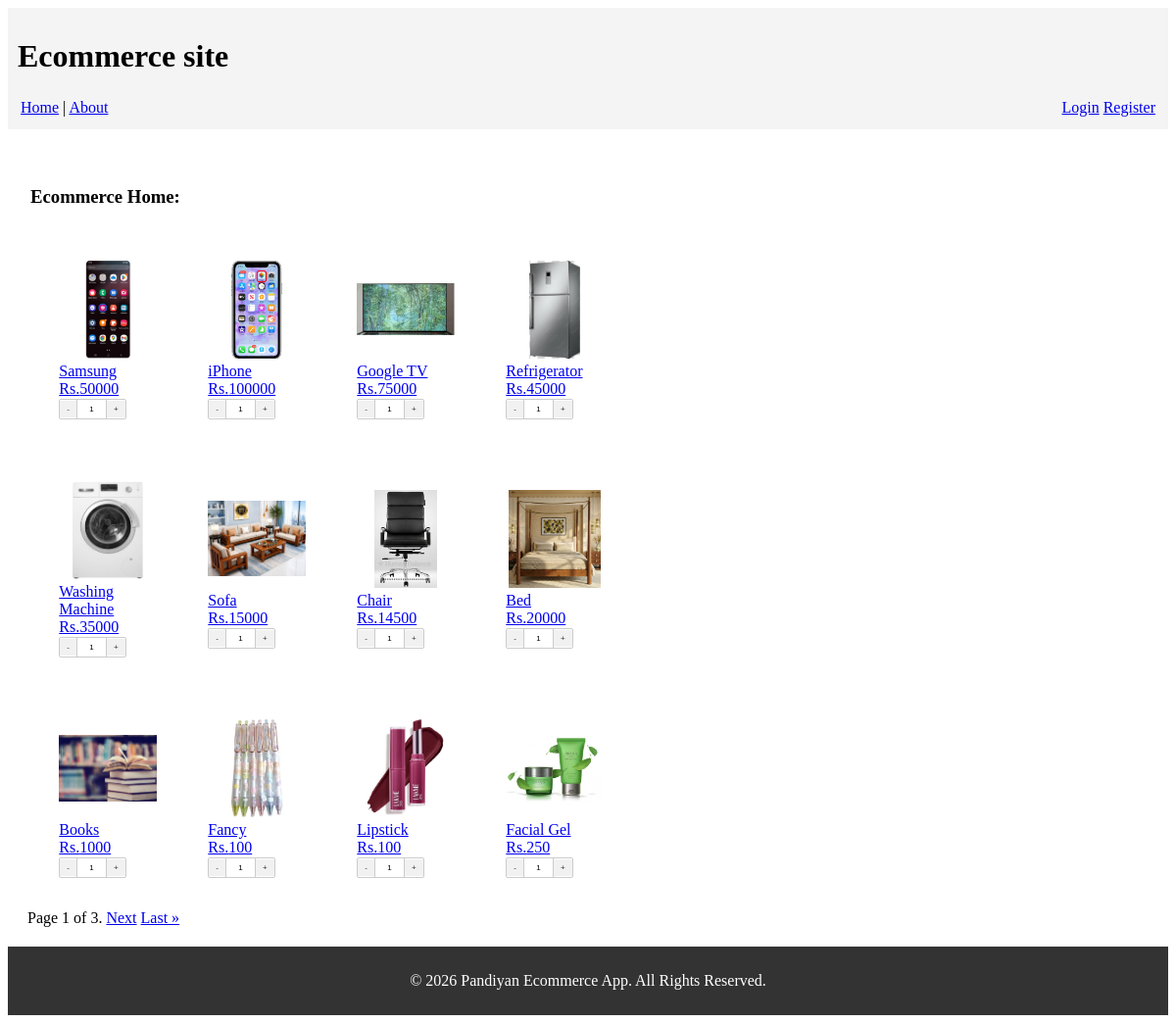
Screenshot of /Ecommerceapp/home with the database file from the repository.
### Ecommerceapp/models.py (models this page shows, shortened)
class Productdetails(models.Model):
        productid = models.ForeignKey(Producttype, on_delete=models.CASCADE)
        itemname = models.CharField(max_length=300)
        itemimage = models.ImageField(upload_to=upload_to_app_static, blank=True, null=True)
        rate = models.IntegerField()
        summary = models.CharField(max_length=500)
        description = models.CharField(max_length=5000)
        dateofadd = models.DateTimeField(default=now)
        dateofupdate = models.DateTimeField(default=now)

### Ecommerceapp/views.py (the view)
# urls.py: 2. Add a URL to urlpatterns:  path('', views.home, name='home')
def home(request):
    showproducts = Productdetails.objects.select_related('productid').all()
    paginator = Paginator(showproducts,12)
    page_num = request.GET.get('page')
    productdetails = paginator.get_page(page_num)
    context = {'productdetails':productdetails}
    if(request.POST):
        username = request.POST.get("username")
        password = request.POST.get("password")
        if(Users.objects.filter(username=username).exists() and Users.objects.filter(password=password).exists()):
            request.session['is_logged_in'] = True
            loginuserdetails = Users.objects.get(username=username)
            request.session['name'] = loginuserdetails.name
            return render(request,'home.html')
        else:
            messages.info(request,'Invalid credentials')
            return render(request,'login.html')
    else:
        return render(request,'home.html', context)

### Ecommerceapp/templatetags/custom_tags.py (called while the page is built)
@register.filter
def get_last_path_value(path_str):
  return Path(path_str).name

### Ecommerceapp/templates/home.html (shortened to what this page needs)
{% extends 'base.html' %}
{% block content %}
{% load static %}
{% load custom_tags %}
<table style="position: center;">
    <tr>
        <td><h3 style="text-align: left;">Ecommerce Home:</h3></td>
    </tr>
    <ul>
        <table>
            <tr>
        {% for product in productdetails %}
                <td style="padding: 5%; width:150px; height:150px">
                <a href="productdetail?productid={{ product.id }}" >
                    <img src="{% static product.itemimage|stringformat:'s'|get_last_path_value %}" style="width: 100px; height: 100px; object-fit:contain;" alt="" />
                <div>{{ product.itemname }}</div>
                <div>Rs.{{ product.rate }}</div></a>
                <div class="quantity-box">
                    <button class="qty-btn" onclick="changeQty(-1, 'quantity_{{ product.id }}')">-</button>
                    <input type="number" id="quantity_{{ product.id }}" class="qty-input" min="1" max="100" value="1">
                    <button class="qty-btn" onclick="changeQty(1, 'quantity_{{ product.id }}')">+</button>
                </div>
                </td>
            {% if forloop.counter|divisibleby:4 and not forloop.last %}
                </tr><tr>
            {% elif forloop.last %}
            </tr>
            {% endif %}
        {% endfor %}
        </table>
    </ul>
    <div class="pagination">
        <span class="step-links">
            <span class="current">
                Page {{ productdetails.number }} of {{ productdetails.paginator.num_pages }}.
            </span>
            {% if productdetails.has_next %}
                <a href="?page={{ productdetails.next_page_number }}">Next</a>
                <a href="?page={{ productdetails.paginator.num_pages }}">Last &raquo;</a>
            {% endif %}
        </span>
    </div>
 </table>
{% endblock %}

### Ecommerceapp/templates/base.html (shortened to what this page needs)
<!DOCTYPE html>
<html lang="en">
<head>
</head>
<body>
    <header style="background: #f4f4f4; padding: 10px;">
        <h1 style="text-align: left;">Ecommerce site</h1>
        <table style="width: 100%;">
            <tr>
                <td style="text-align: left;">
                    <nav>
                        <a href="home">Home</a> |
                        <a href="about">About</a>
                    </nav>
                </td>
                <td style="text-align: right;">
                    <nav >
                        {% if request.session.is_logged_in %}
                            Welcome back, {{ request.session.name }}! |
                            <a href="logout">Logout</a>
                        {% else %}
                            <a href="login">Login</a>
                            <a href="register">Register</a>
                        {% endif %}
                    </nav>
                </td>
            </tr>
        </table>
    </header>
    <main style="padding: 20px; min-height: 400px;">
        {% block content %}{% endblock %}
    </main>
    <footer style="background: #333; color: white; padding: 10px; text-align: center;">
        <p>&copy; 2026 Pandiyan Ecommerce App. All Rights Reserved.</p>
    </footer>
</body>
</html>

### Ecommerceapp/templates/base.html (style rules this page uses)
.quantity-box { display: inline-flex; align-items: center; border: .5px solid #ccc; border-radius: 2px; overflow: hidden; font-family: sans-serif; }
.qty-btn { background-color: #f1f1f1; border: none; color: #333; padding: 4px 7px; font-size: 8px; cursor: pointer; transition: background 0.2s; }
.qty-input { width: 25px; height: 17px; text-align: center; border: none; border-left: 1px solid #ccc; border-right: 1px solid #ccc; font-size: 8px; outline: none; }
.qty-input { -moz-appearance: textfield; }

### rows the page displays
Productdetails: itemimage (picture), itemname "Samsung", rate "50000", id "1"
Productdetails: itemimage (picture), itemname "iPhone", rate "100000"
Productdetails: itemimage (picture), itemname "Google TV", rate "75000"
Productdetails: itemimage (picture), itemname "Refrigerator", rate "45000"
Productdetails: itemimage (picture), itemname "Washing Machine", rate "35000"
Productdetails: itemimage (picture), itemname "Sofa", rate "15000"
Productdetails: itemimage (picture), itemname "Chair", rate "14500"
Productdetails: itemimage (picture), itemname "Bed", rate "20000"
Productdetails: itemimage (picture), itemname "Books", rate "1000"
Productdetails: itemimage (picture), itemname "Fancy", rate "100"
Productdetails: itemimage (picture), itemname "Lipstick", rate "100"
Productdetails: itemimage (picture), itemname "Facial Gel", rate "250"

### other values shown
{{ productdetails.number }} "1"
{{ productdetails.paginator.num_pages }} "3"
